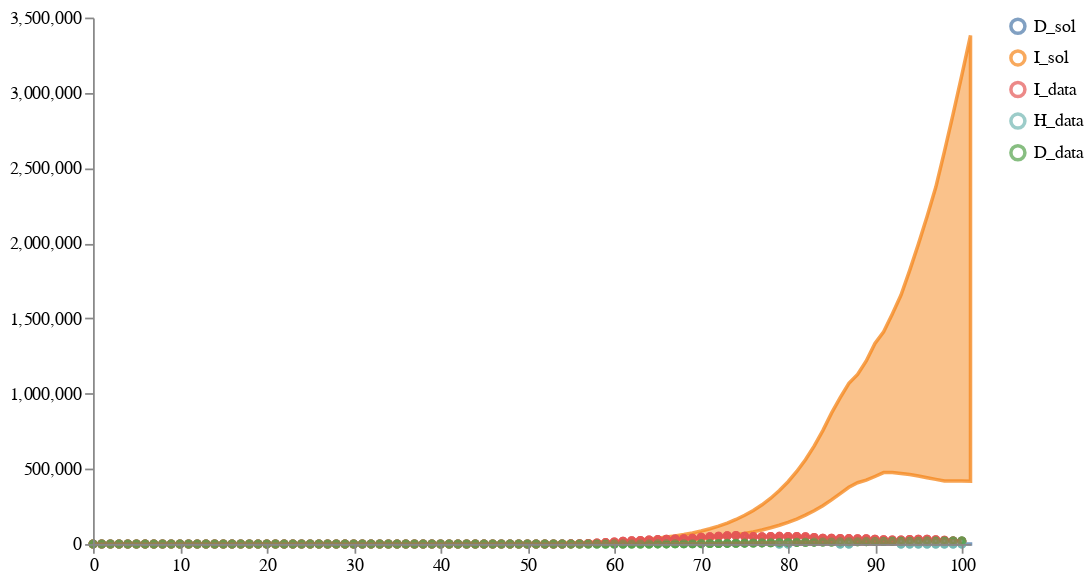

Here is the notebook cell this chart was saved with:
### Markdown cell above
### Load and calibrate and sample an ensemble of one

### Code cell
num_samples = 100
model_paths = [model8_location]
data_path = "../../notebook/ensemble_eval_sa/NY_data1.csv"
weights = [1]
solution_mappings = [{"I": "infected", "D": "dead"}]

# Run the calibration and sampling
result = load_and_calibrate_and_sample_ensemble_model(
    model_paths,
    data_path,
    weights,
    solution_mappings,
    num_samples,
    timepoints,
    verbose=True,
    total_population=19340000,
    num_iterations=500,
    time_unit="days",
    visual_options={"title": "Calibrated Ensemble", "subset":".*_sol"}
)

# # Save results
# result["data"].to_csv(
#     os.path.join(DEMO_PATH, "results_petri_ensemble/calibrated_sample_results.csv"), index=False
# )
# result["quantiles"].to_csv(
#     os.path.join(DEMO_PATH, "results_petri_ensemble/calibrated_quantile_results.csv"), index=False
# )

# Plot results
schema = plots.trajectories(pd.DataFrame(result["data"]), subset=".*_sol",
                            points=test_data.reset_index(drop=True).rename(columns={"I":"I_data", "H":"H_data", "D":"D_data"}),
                           )
schema = plots.pad(schema, 5)
plots.ipy_display(schema)

### Figure 1 — Vega specification as saved in the notebook (floating-point values rounded to 4 significant figures; data arrays with more than 128 entries replaced by an {"elided": "..."} marker saying what was removed)
{"$schema": "https://vega.github.io/schema/vega/v5.json", "axes": [{"name": "x_axis", "orient": "bottom", "scale": "xscale", "zindex": 100}, {"name": "y_axis", "orient": "left", "scale": "yscale", "zindex": 100}], "data": [{"name": "distributions", "values": {"elided": "204 records"}}, {"name": "traces", "transform": [{"expr": "isValid(datum.value)", "type": "filter"}], "values": []}, {"name": "points", "values": {"elided": "214 records"}}, {"name": "markers", "values": []}, {"name": "selected", "on": [{"remove": true, "trigger": "clear"}, {"remove": true, "trigger": "!shift"}, {"insert": "clicked", "trigger": "!shift && clicked"}, {"toggle": "clicked", "trigger": "shift && clicked"}]}], "height": 300, "legends": [{"encode": {"labels": {"interactive": true, "name": "legendLabel", "update": {"opacity": [{"test": "!length(data('selected')) || indata('selected', 'value', datum.value)", "value": 1}, {"value": 0.25}]}}, "symbols": {"interactive": true, "name": "legendSymbol", "update": {"fill": {"value": "transparent"}, "opacity": [{"test": "!length(data('selected')) || indata('selected', 'value', datum.value)", "value": 0.7}, {"value": 0.15}], "size": {"value": 64}, "strokeWidth": {"value": 2}}}}, "name": "color_legend", "stroke": "color"}], "marks": [{"from": {"facet": {"data": "points", "groupby": "trajectory", "name": "points_split"}}, "marks": [{"encode": {"hover": {"fillOpacity": {"value": 0.9}}, "update": {"fill": {"field": "trajectory", "scale": "color"}, "fillOpacity": [{"test": "!length(data('selected')) || indata('selected', 'value', datum.trajectory)", "value": 0.5}, {"value": 0.15}], "size": {"value": 10}, "stroke": {"field": "trajectory", "scale": "color"}, "strokeOpacity": [{"test": "!length(data('selected')) || indata('selected', 'value', datum.trajectory)", "value": 0.75}, {"value": 0.15}], "strokeWidth": {"value": 2}, "tooltip": {"field": "value"}, "x": {"field": "timepoint", "scale": "xscale"}, "y": {"field": "value", "scale": "yscale"}}}, "from": {"data": "points"}, "name": "_points_symbol", "type": "symbol", "zindex": 3}, {"encode": {"hover": {"fillOpacity": {"value": 0.9}}, "update": {"interpolate": {"value": "linear"}, "stroke": {"field": "trajectory", "scale": "color"}, "strokeOpacity": [{"test": "!length(data('selected')) || indata('selected', 'value', datum.trajectory)", "value": 0.3}, {"value": 0.1}], "strokeWidth": {"value": 2}, "x": {"field": "timepoint", "scale": "xscale"}, "y": {"field": "value", "scale": "yscale"}}}, "from": {"data": "points"}, "name": "_points_line", "type": "line", "zindex": 3}], "name": "_points", "type": "group", "zindex": 3}, {"from": {"facet": {"data": "traces", "groupby": "trajectory", "name": "traces_split"}}, "marks": [{"encode": {"hover": {"fillOpacity": {"value": 0.9}}, "update": {"interpolate": {"value": "linear"}, "stroke": {"field": "trajectory", "scale": "color"}, "strokeOpacity": [{"test": "!length(data('selected')) || indata('selected', 'value', datum.trajectory)", "value": 0.75}, {"value": 0.15}], "strokeWidth": {"value": 2}, "x": {"field": "timepoint", "scale": "xscale"}, "y": {"field": "value", "scale": "yscale"}}}, "from": {"data": "traces_split"}, "name": "_traces_lines", "type": "line"}], "name": "_traces", "type": "group", "zindex": 2}, {"from": {"facet": {"data": "distributions", "groupby": "trajectory", "name": "trajectory_split"}}, "marks": [{"encode": {"hover": {"fillOpacity": {"value": 0.9}}, "update": {"fill": {"field": "trajectory", "scale": "color"}, "fillOpacity": [{"test": "!length(data('selected')) || indata('selected', 'value', datum.trajectory)", "value": 0.5}, {"value": 0.15}], "interpolate": {"value": "linear"}, "stroke": {"field": "trajectory", "scale": "color"}, "strokeOpacity": [{"test": "!length(data('selected')) || indata('selected', 'value', datum.trajectory)", "value": 0.75}, {"value": 0.15}], "strokeWidth": {"value": 2}, "x": {"field": "timepoint", "scale": "xscale"}, "y": {"field": "upper", "scale": "yscale"}, "y2": {"field": "lower", "scale": "yscale"}}}, "from": {"data": "trajectory_split"}, "type": "area"}], "name": "_distributions", "type": "group", "zindex": 1}, {"marks": [{"encode": {"enter": {"stroke": {"value": "lightgray"}}, "update": {"opacity": {"value": 1}, "x": {"field": "timepoint", "scale": "xscale"}, "y": {"signal": "height"}, "y2": {"value": 0}}}, "from": {"data": "markers"}, "name": "_marker text", "type": "rule"}, {"encode": {"enter": {"fontSize": {"value": 8}, "text": {"field": "datum.label"}, "y": {"value": 0}}}, "from": {"data": "_marker text"}, "name": "_marker flags", "transform": [{"as": ["x", "_y", "opacity", "align", "baseline"], "lineAnchor": "start", "offset": [1], "size": {"signal": "[width, height]"}, "type": "label"}], "type": "text"}], "name": "_markers", "type": "group"}], "padding": 5, "scales": [{"domain": {"fields": [{"data": "distributions", "field": "timepoint"}, {"data": "traces", "field": "timepoint"}, {"data": "points", "field": "timepoint"}, {"data": "markers", "field": "timepoint"}]}, "name": "xscale", "range": "width", "type": "linear", "zero": false}, {"domain": {"fields": [{"data": "distributions", "field": "lower"}, {"data": "distributions", "field": "upper"}, {"data": "traces", "field": "value"}, {"data": "points", "field": "value"}]}, "name": "yscale", "nice": true, "range": "height", "type": "linear", "zero": true}, {"domain": {"fields": [{"data": "distributions", "field": "trajectory"}, {"data": "traces", "field": "trajectory"}, {"data": "points", "field": "trajectory"}]}, "name": "color", "range": "category", "type": "ordinal"}], "signals": [{"name": "clear", "on": [{"events": "mouseup[!event.item]", "force": true, "update": "true"}], "value": true}, {"name": "shift", "on": [{"events": "@legendSymbol:click, @legendLabel:click", "force": true, "update": "event.shiftKey"}], "value": false}, {"name": "clicked", "on": [{"events": "@legendSymbol:click, @legendLabel:click", "force": true, "update": "{value: datum.value}"}], "value": null}], "width": 500}
